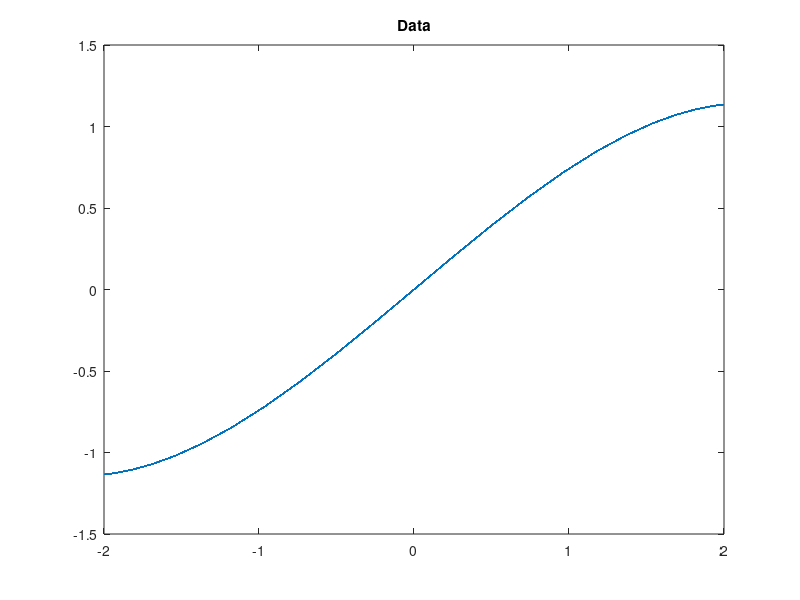

Write the MATLAB code that produced this figure. (Note: this script raises an error after producing the figure.)
close all
clear all

load ideal_carrier_dpd_data.mat
plot(x, y); title('Data'); % Plot the data  
% Input x and y data, return the coefficients c and the cubic matrix d
[c,d] = modelcoeffs(x, y);  

% % Function for Extract the coefficients of the model
function [c,d] = modelcoeffs(x, y)
  order = length(x);
  x_in = x(1:order);
  X = zeros(order, 4);
  Y = y;
  % Create the cubic matrix X  
  xc = x.';
  X = [xc.^0, xc.^1, xc.^2, xc.^3];
  d = X;
  c = X\y.'; % Calculate the coefficients of the model
end
